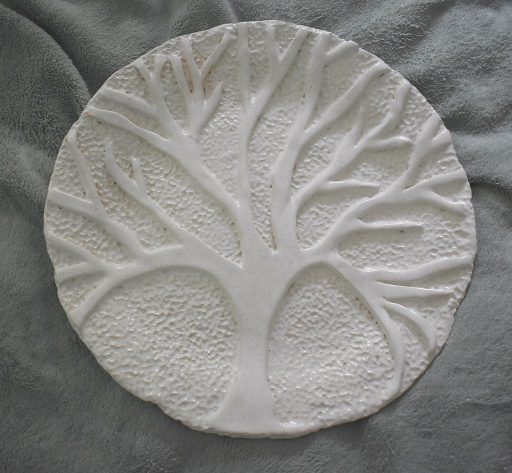
#> input picture scratch/flickr_clay/pottery_clay_2.jpg, 1024 x 946 px, given in place of modeling_clay_5.jpg, which was not available (shown at 1/2 size)
$ python save_sculpting_product_images.py
#> lines starting #> are read from the running program, lines starting #| are printed output that depends on the picture; pictures that were not available may be replaced by others from this repository, and a replacement may not be noted
import os
from PIL import Image, ImageEnhance

def save_crop_800x600(src_path, dest_path, crop_rect=None):
#> called with src_path = 'scratch/flickr_clay/modeling_clay_5.jpg', dest_path = 'images/product-modeling-clay-pack.jpg'
    im = Image.open(src_path).convert('RGB')
#> im is the input picture: PIL image 1024x946 RGB; mean R, G, B 132.3, 132, 129.2
    if crop_rect:
        im = im.crop(crop_rect)
    else:
        w, h = im.size
#> w = 1024; h = 946
        target_ratio = 4/3
        if w / h > target_ratio:
            new_w = int(h * target_ratio)
            offset = (w - new_w) // 2
            im = im.crop((offset, 0, offset + new_w, h))
        else:
            new_h = int(w / target_ratio)
#> new_h = 768
            offset = (h - new_h) // 2
#> offset = 89
            im = im.crop((0, offset, w, offset + new_h))
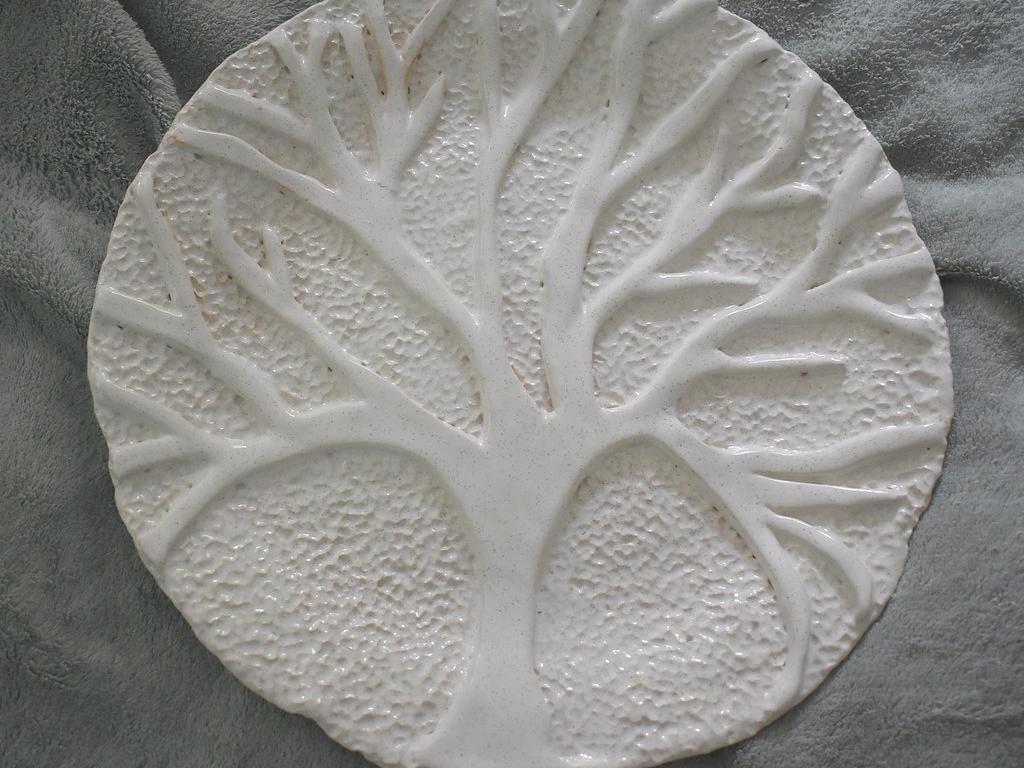
#> im: PIL image 1024x768 RGB; mean R, G, B 140.5, 139.7, 136.5

    im = im.resize((800, 600), Image.LANCZOS)
#> im: PIL image 800x600 RGB
    im.save(dest_path, "JPEG", quality=92)
    print(f"Saved {dest_path}: {im.size} ({os.path.getsize(dest_path)} bytes)")
#| Saved images/product-modeling-clay-pack.jpg: (800, 600) (143470 bytes)

# 1. Product 8: Modeling Clay Super Pack
save_crop_800x600("scratch/flickr_clay/modeling_clay_5.jpg", "images/product-modeling-clay-pack.jpg")

# 2. Product 27: Air Dry Clay 10 Pack
save_crop_800x600("scratch/flickr_clay/pottery_clay_5.jpg", "images/product-air-dry-clay-pack.jpg")
#> call 2 of save_crop_800x600, with src_path = 'scratch/flickr_clay/pottery_clay_5.jpg', dest_path = 'images/product-air-dry-clay-pack.jpg'
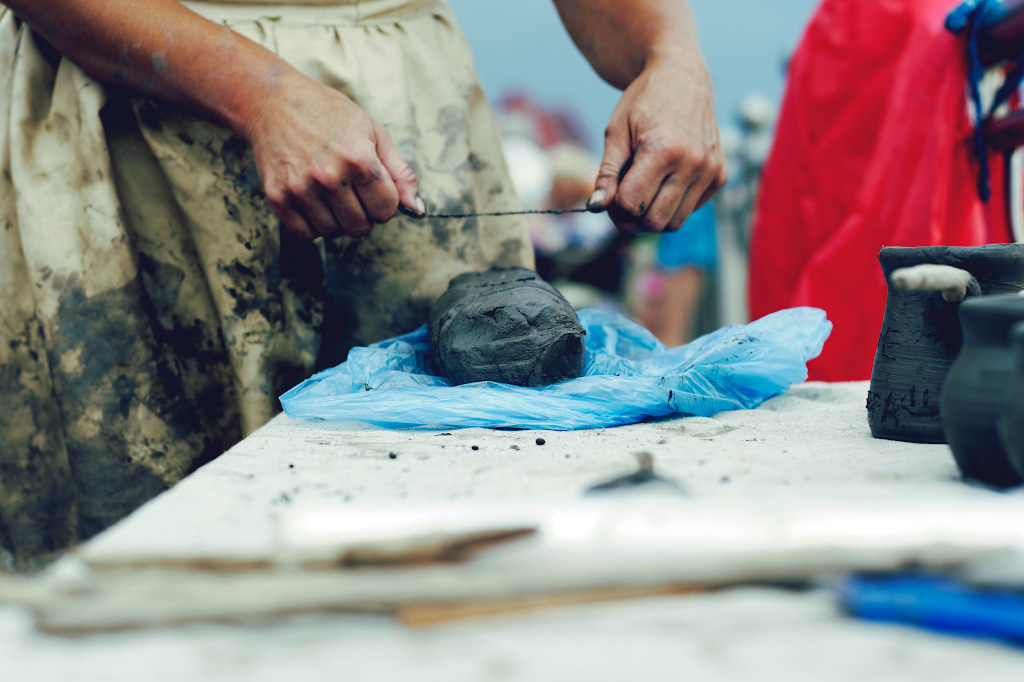
#> input picture scratch/flickr_clay/pottery_clay_5.jpg, 1024 x 682 px, found by its file name
#> in save_crop_800x600, im is the input picture: PIL image 1024x682 RGB; mean R, G, B 141.7, 136.8, 137.6
#> in save_crop_800x600 (call 2), `im = im.crop((offset, 0, offset + new_w, h))`:
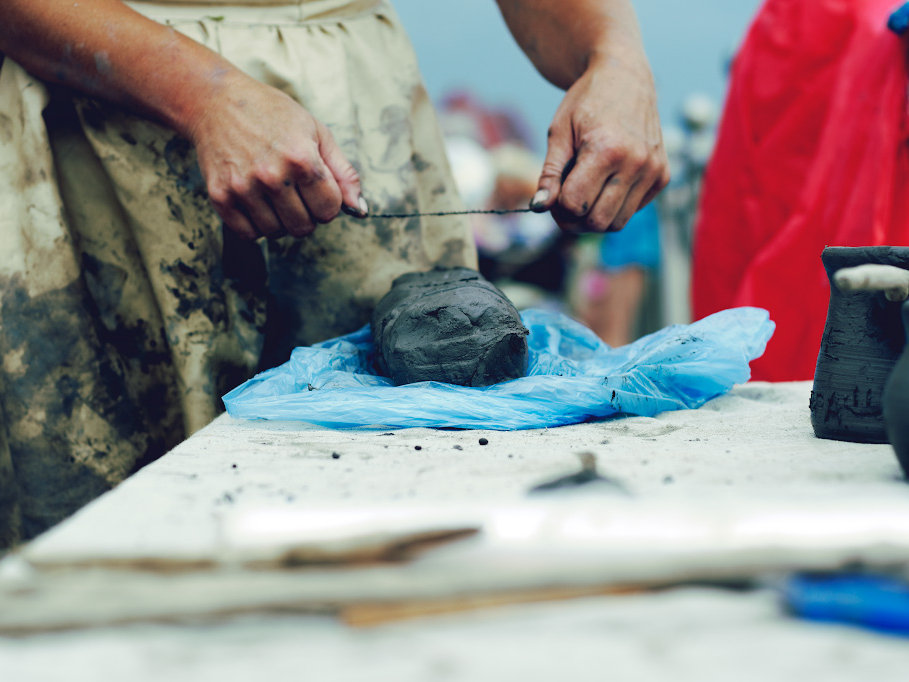
#> im: PIL image 909x682 RGB; mean R, G, B 146.8, 140.7, 141.1
#| Saved images/product-air-dry-clay-pack.jpg: (800, 600) (96015 bytes)

# 3. Product 35: Premo Polymer Clay 30-Color Multipack
save_crop_800x600("scratch/wm_all_clay/Polymer_clay_examples.jpg", "images/product-sculpey-polymer-clay.jpg")
#> call 3 of save_crop_800x600, with dest_path = 'images/product-sculpey-polymer-clay.jpg'
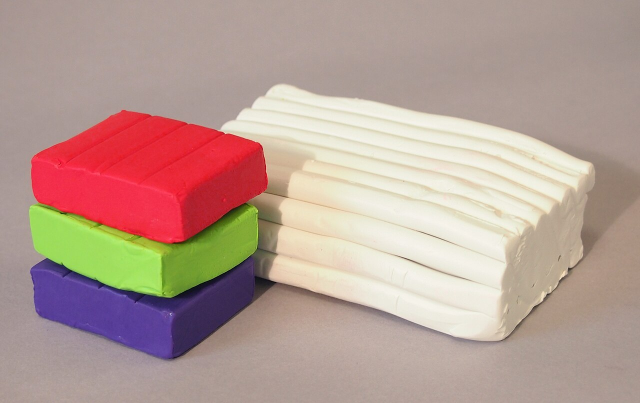
#> input picture scratch/polymer_clay_examples.jpg, 1280 x 806 px, found by its file name (shown at 1/2 size)
#> in save_crop_800x600, im is the input picture: PIL image 1280x806 RGB; mean R, G, B 183.5, 157.4, 148
#> in save_crop_800x600 (call 3), `im = im.crop((offset, 0, offset + new_w, h))`:
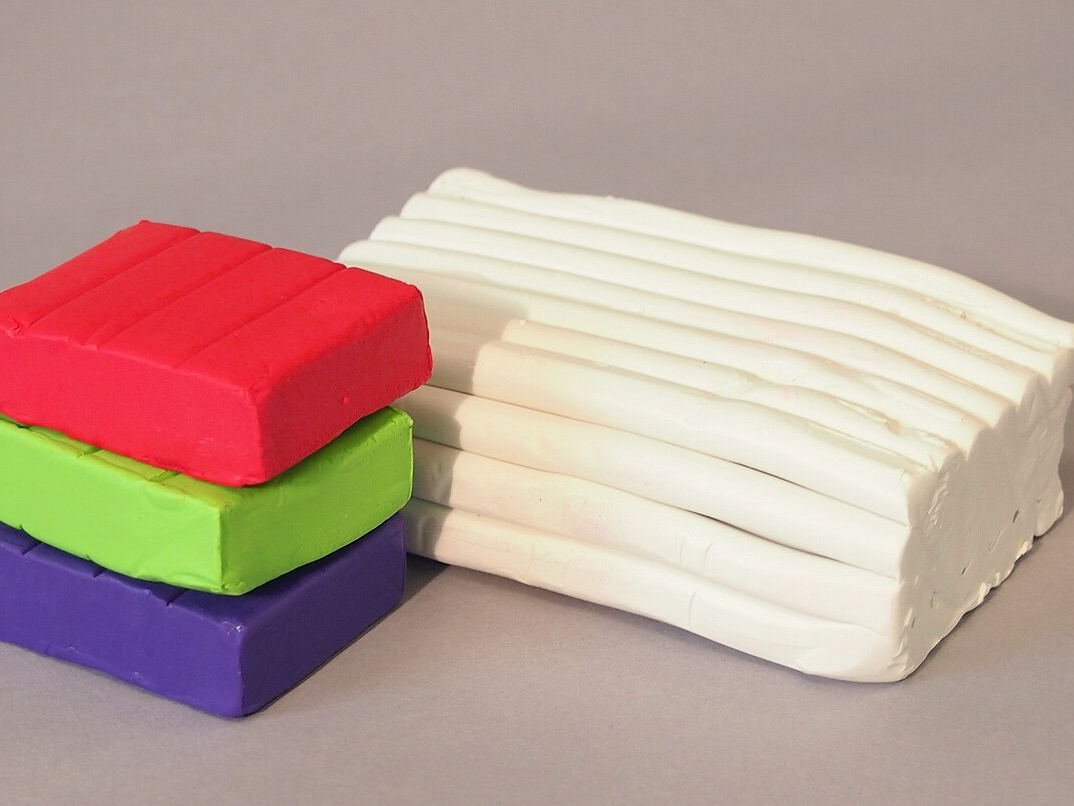
#> im: PIL image 1074x806 RGB; mean R, G, B 186.8, 159.5, 149.6
#| Saved images/product-sculpey-polymer-clay.jpg: (800, 600) (76793 bytes)
